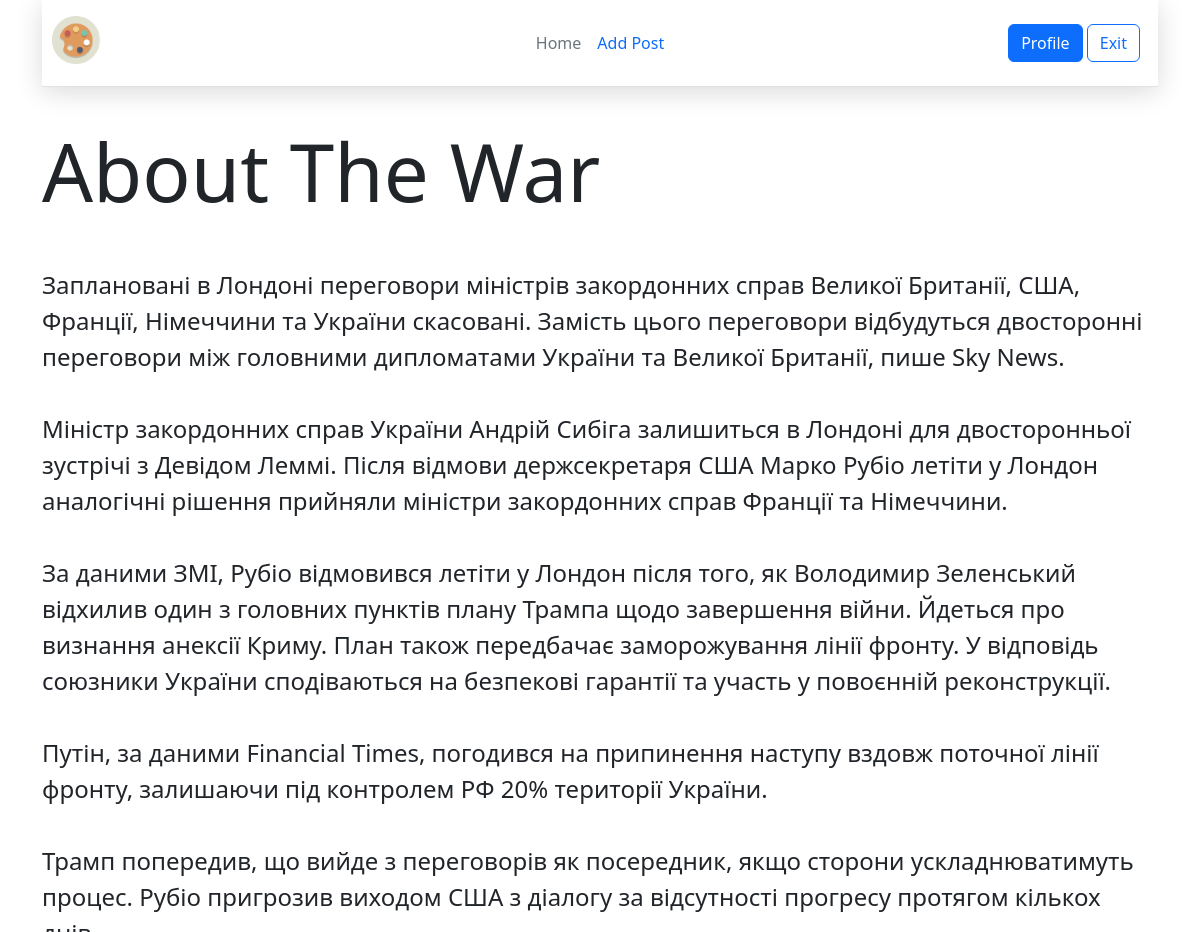
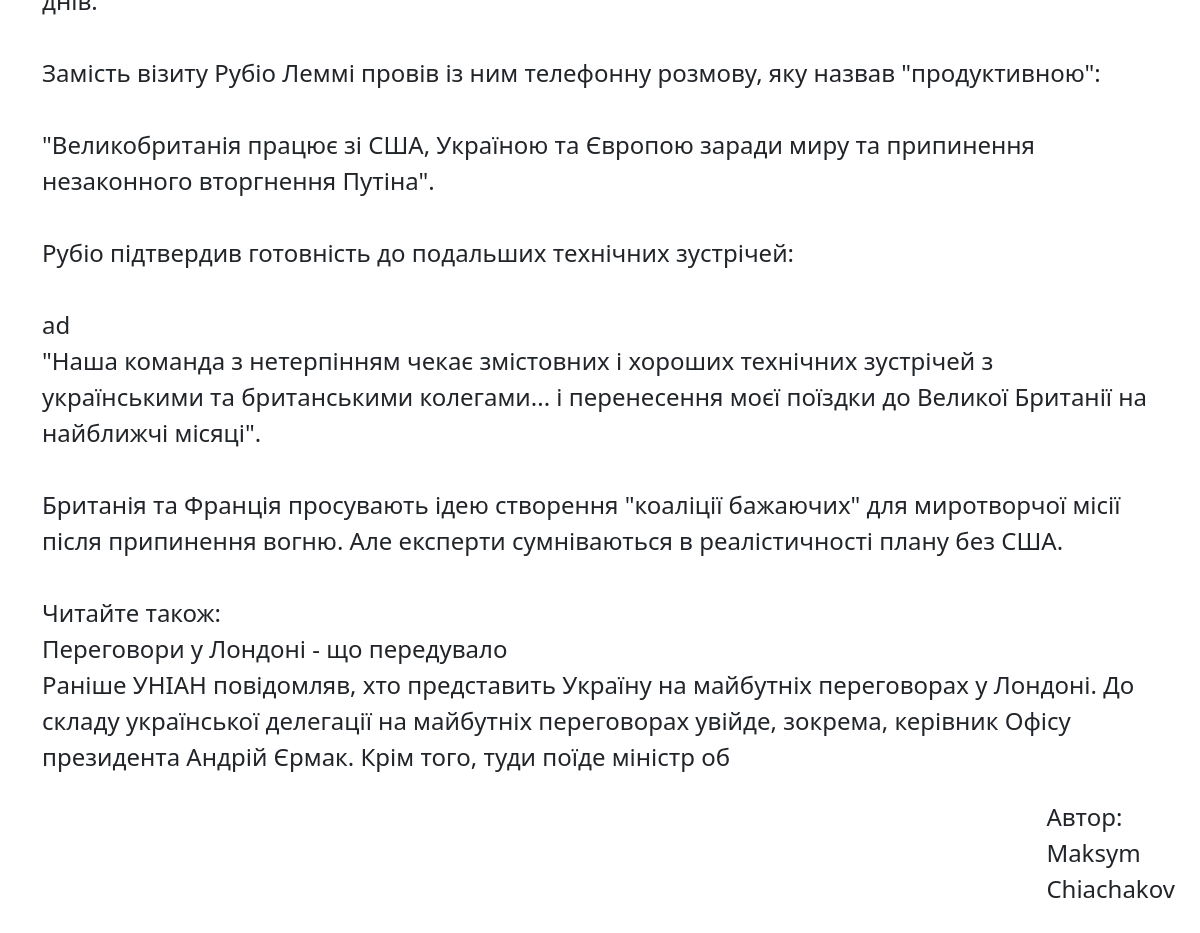
Screenshot of /post/about-the-war (signed in) with the database file from the repository (2 pictures, top to bottom).
### tables this page shows
CREATE TABLE posts (id integer PRIMARY KEY AUTOINCREMENT, title text NOT NULL, text text NOT NULL, url text NOT NULL, author text, time integer);

### app.py (the view)
@app.route("/post/<alias>")
@login_required
@admin.route("/pubs/<alias>")
def showPost(alias):
    title, post, author = dbase.getPost(alias)
    if not title:
        abort(404)
    return render_template('post.html', title=title, post=post, author=author)

### FDataBase.py (called while the page is built)
    def getPost(self, alias):
        try:
            self.__cur.execute(f"SELECT title, text, author from posts WHERE url LIKE '{alias}' LIMIT 1")
            res = self.__cur.fetchone()
            if res:
                return res
        except sqlite3.Error as e:
            print("An error while getting the posts in DB" +str(e))
        return (False, False)

    def getUser(self, user_id):
        try:
            self.__cur.execute(f"SELECT * FROM users WHERE id = {user_id} LIMIT 1")
            res = self.__cur.fetchone()
            if not res:
                print("User not found")
                return False
            return res
        except sqlite3.Error as e:
            print("Database's error "+str(e))
        return False

### UserLogin.py (called while the page is built)
    def fromDB(self, user_id, db):
        self.__user = db.getUser(user_id)
        return self

### app.py (called while the page is built)
@login_manager.user_loader
def laod_user(user_id):
    return UserLogin().fromDB(user_id, dbase)

def connect_db():
    conn = sqlite3.connect(app.config['DATABASE'])
    conn.row_factory = sqlite3.Row
    return conn

def get_db():
    if not hasattr(g, 'link_db'):
        g.link_db = connect_db()
    return g.link_db

@app.before_request
def before_request():
    global dbase
    db = get_db()
    dbase = FDataBase(db)

### templates/post.html (shortened to what this page needs)
{% extends 'base2.html' %}
{% block content %}
<div style="font-size: 80px; font-weight: 400;">{{ title }}</div>
<div style="white-space: pre-wrap; margin-top: 36px; font-size: 24px;">{{ post }}</div>
<div class="author">
    <p class="author-text" style="font-size: 24px; margin-top: 24px; margin-bottom: 48px;">
        Автор: {{ author }}
    </p>
</div>
{% endblock %}

### static/css/style.css (style rules this page uses)
.author-text { font-size: larger; }
.author { margin-top: 2%; margin-left: 90%; }

### rows the page displays
posts: title "About The War", text "Заплановані в Лондоні переговори міністрів закордонних справ Великої Британії, США, Франції, Німеччини та України скасовані. Замість цього переговори відбудуться двосторонні переговори між головними дипломатами України та Великої Британії, пише Sky News. Міністр закордонних справ України Андрій Сибіга залишиться в Лондоні для двосторонньої зустрічі з Девідом Леммі. Після відмови держсекретаря США Марко Рубіо летіти у Лондон аналогічні рішення прийняли міністри закордонних справ Франції та Німеччини. За даними ЗМІ, Рубіо відмовився летіти у Лондон після того, як Володимир Зеленський відхилив один з головних пунктів плану Трампа щодо завершення війни. Йдеться про визнання анексії Криму. План…", author "Maksym Chiachakov"
